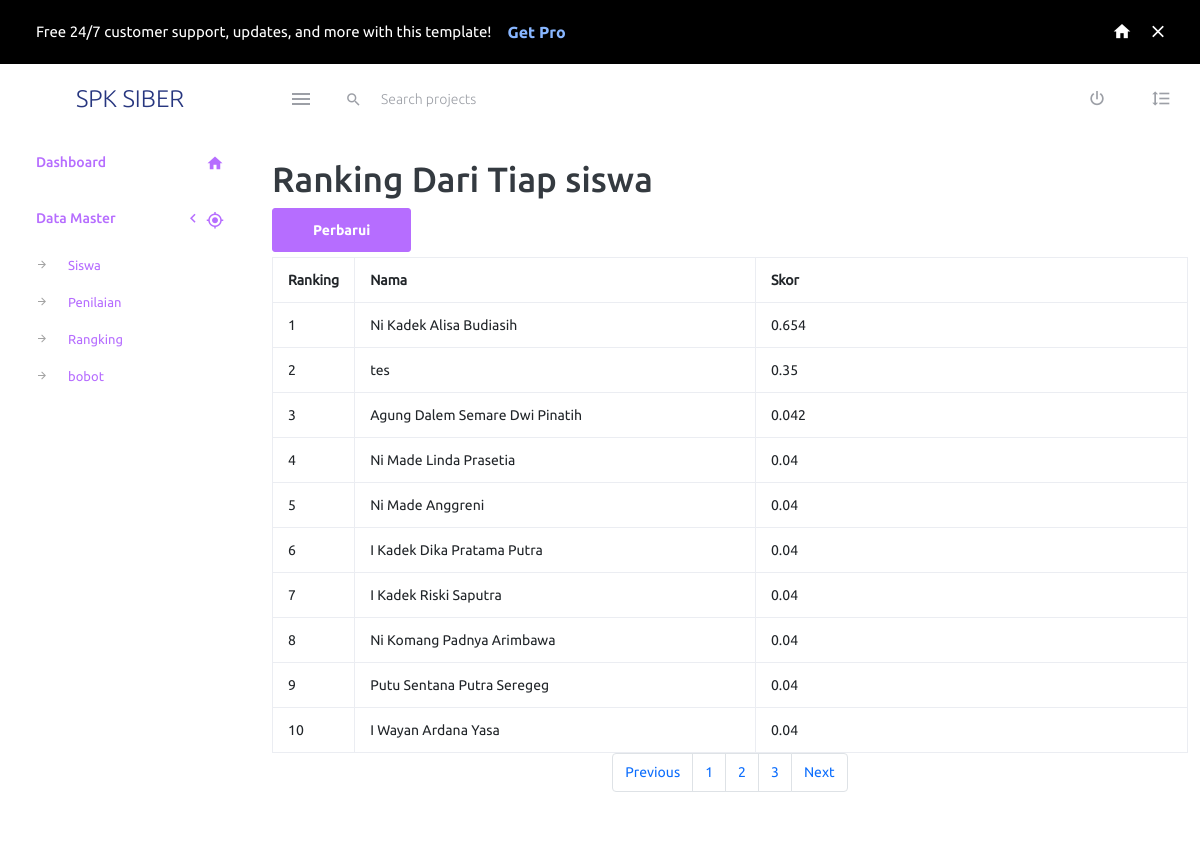
The app's page /index.php?halaman=rangking&paging=1 (signed in) with its own data.
### tables this page shows
CREATE TABLE `tbl_nilai` (
  `id_nilai` int(11) NOT NULL AUTO_INCREMENT,
  `id_siswa` int(11) NOT NULL,
  `c1` float NOT NULL,
  `c2` float NOT NULL,
  `c3` float NOT NULL,
  `c4` float NOT NULL,
  `skor` double DEFAULT NULL,
  PRIMARY KEY (`id_nilai`)
);

CREATE TABLE `tbl_siswa` (
  `id_siswa` int(11) NOT NULL AUTO_INCREMENT,
  `nama` varchar(30) NOT NULL,
  `kelas` int(60) NOT NULL,
  `nis` int(14) NOT NULL,
  PRIMARY KEY (`id_siswa`)
);

### rangking/rangking.php (the view, shortened to what this page needs)
<div class="container my-4">
<h1>Ranking Dari Tiap siswa</h1>
<?php
include "koneksi.php";
$sql="select * from tbl_nilai where skor IS NULL";
$hasil=mysqli_query($koneksi,$sql) or die(mysqli_error($koneksi));
if (!$hasil || mysqli_num_rows($hasil)>0) {
?>
 <div class="alert alert-danger alert-dismissible fade show" role="alert">
   <strong>Pesan : </strong> Rangking Perlu diperbarui.
   <button type="button" class="close" data-dismiss="alert" aria-label="Close">
     <span aria-hidden="true">&times;</span>
   </button>
 </div>
 <a href="rangking/aksi_rangking.php"><input style="margin-bottom:5px " class="btn btn-primary" type="button" name="" value="Mulai"></a>
<?php
}else{
 ?>
 <a href="rangking/aksi_rangking.php"><input style="margin-bottom:5px " class="btn btn-primary" type="button" name="" value="Perbarui"></a>
<?php
}
$batas = 10;
$halaman = isset($_GET['paging'])?(int)$_GET['paging'] : 11;
$halaman_awal = ($halaman>1) ? ($halaman * $batas) - $batas : 0;
$previous = $halaman - 1;
$next = $halaman + 1;
$data = mysqli_query($koneksi,"select `db_spk`.`tbl_siswa`.`id_siswa` AS `id_siswa`,`db_spk`.`tbl_siswa`.`nama` AS `nama`,`db_spk`.`tbl_nilai`.`id_nilai` AS `id_nilai`,`db_spk`.`tbl_nilai`.`skor` AS `skor` from (`db_spk`.`tbl_siswa` left join `db_spk`.`tbl_nilai` on((`db_spk`.`tbl_siswa`.`id_siswa` = `db_spk`.`tbl_nilai`.`id_siswa`))) order by skor desc");
$jumlah_data = mysqli_num_rows($data);
$total_halaman = ceil($jumlah_data / $batas);
$hasil = mysqli_query($koneksi,"select `db_spk`.`tbl_siswa`.`id_siswa` AS `id_siswa`,`db_spk`.`tbl_siswa`.`nama` AS `nama`,`db_spk`.`tbl_nilai`.`id_nilai` AS `id_nilai`,`db_spk`.`tbl_nilai`.`skor` AS `skor` from (`db_spk`.`tbl_siswa` left join `db_spk`.`tbl_nilai` on((`db_spk`.`tbl_siswa`.`id_siswa` = `db_spk`.`tbl_nilai`.`id_siswa`))) order by skor desc limit $halaman_awal, $batas");
?>
 <table class="table table-bordered">
  <thead>
   <tr style="font-weight: bold">
    <td width="5%">Ranking</td>
    <td width="45%">Nama</td>
    <td width="50%">Skor</td>
   </tr>
  </thead>
  <tbody>
   <?php
   $no=($halaman * $batas) - $batas + 1;
   while ($row=mysqli_fetch_array($hasil)) {
   ?>
   <tr>
    <td><?php echo $no++?></td>
    <td><?php echo $row['nama']?></td>
    <form action="rangking/aksi_rangking.php" method="POST">
    <td>
     <?php echo $row['skor']?>
    </td>
   </tr>
   <?php
   }
   ?>
  </tbody>
 </table>
 <nav>
			<ul class="pagination justify-content-center">
				<li class="page-item">
					<a class="page-link" <?php if($halaman > 1){ echo "href='index.php?halaman=rangking&paging=".$previous."'"; } ?>>Previous</a>
				</li>
				<?php
				for($x=1;$x<=$total_halaman;$x++){
					?>
					<li class="page-item"><a class="page-link" href="index.php?halaman=rangking&paging=<?php echo $x ?>"><?php echo $x; ?></a></li>
					<?php
				}
				?>
				<li class="page-item">
					<a  class="page-link" <?php if($halaman < $total_halaman) { echo "href='index.php?halaman=rangking&paging=$next'"; } ?>>Next</a>
				</li>
			</ul>
		</nav>
</div>

### records on screen
tbl_nilai: id_siswa.nama "Ni Kadek Alisa Budiasih", skor "0.654"
tbl_nilai: id_siswa.nama "tes", skor "0.35"
tbl_nilai: id_siswa.nama "Agung Dalem Semare Dwi Pinatih", skor "0.042"
tbl_nilai: id_siswa.nama "Ni Made Linda Prasetia", skor "0.04"
tbl_nilai: id_siswa.nama "Ni Made Anggreni", skor "0.04"
tbl_nilai: id_siswa.nama "I Kadek Dika Pratama Putra", skor "0.04"
tbl_nilai: id_siswa.nama "I Kadek Riski Saputra", skor "0.04"
tbl_nilai: id_siswa.nama "Ni Komang Padnya Arimbawa", skor "0.04"
tbl_nilai: id_siswa.nama "Putu Sentana Putra Seregeg", skor "0.04"
tbl_nilai: id_siswa.nama "I Wayan Ardana Yasa", skor "0.04"
